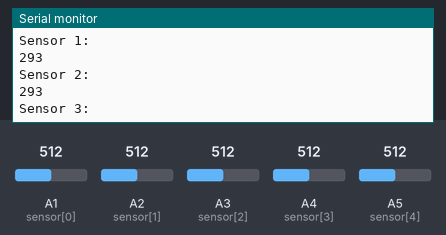
Bench run of a sketch on a simulated Arduino Uno, built with avr-gcc and run on an emulated ATmega328P. Shown: the last lines printed to the serial monitor. Inputs (shaded band) come from the test bench; at power-on: A4 (sensor[3]) = 512, A1 (sensor[0]) = 512, A2 (sensor[1]) = 512, A3 (sensor[2]) = 512, A5 (sensor[4]) = 512.

Above: at 1.2 s.
1.3 s: A4 (sensor[3]) set to 386
At 2.1 s:
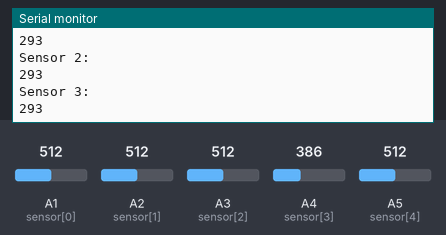
4.3 s: A4 (sensor[3]) set to 359
At 5.0 s:
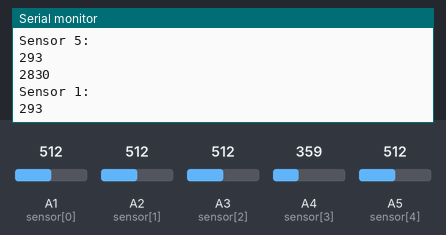
5.8 s: A1 (sensor[0]) set to 381
At 6.5 s:
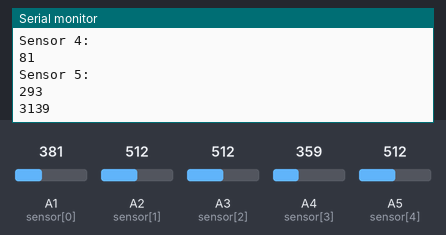
8.8 s: A1 (sensor[0]) set to 362
At 9.4 s:
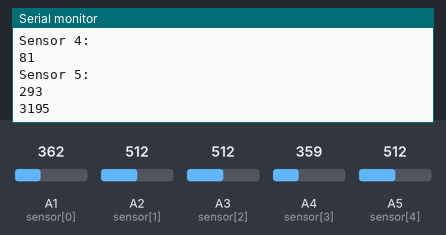
10.3 s: A4 (sensor[3]) set to 299
At 10.9 s:
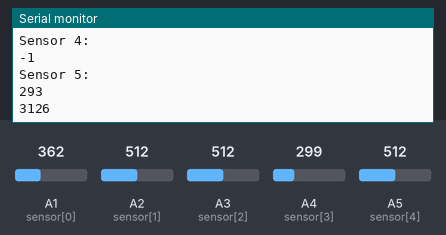
11.8 s: A4 (sensor[3]) set to 276
At 12.4 s:
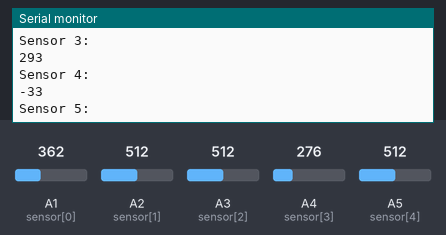
Timing chart, 0 to 14.3 s (numbered marks = the images above; inputs shaded):
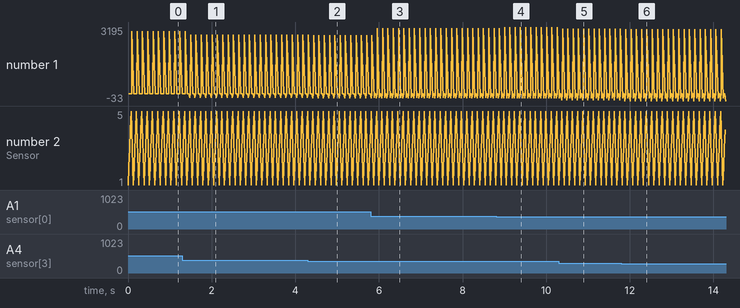

The sketch:

find_setpoint.ino
```cpp
const int sensor[5] = {A1, A2, A3, A4, A5}; // Setting sensor array to analog pins

int sensorReadings[5] = {0, 0, 0, 0, 0}; // For storing sensor readings
long sensorWeighted;
long sensorSum;

int errorValue = 0;


void setup() {
for (int i = 0; i < 5; i++){
    pinMode(sensor[i], INPUT);
}
    Serial.begin(9600);
}

void loop() {
  sensorWeighted = 0L;
  sensorSum = 0L;
  long Position = 0L;

  for (int i = 0; i < 5; i++){
    sensorReadings[i] = map(analogRead(sensor[i]), 300, 1023, 0, 1000);
    sensorWeighted += sensorReadings[i] * (i+1) * 1000L;  // Calculating the weighted version of the sensor readings
    sensorSum += sensorReadings[i]; // Calculating sum of sensor readings
  }
  Position = sensorWeighted/sensorSum;

for(int i = 0; i<5;i++){
  Serial.print("Sensor ");
  Serial.print(i+1);
  Serial.println(": ");
  Serial.println(sensorReadings[i]);
}


  Serial.println(Position);
  delay(100);

}
```

Measured:
- the behaviour switches between 293 and 292 on A4 (sensor[3]) (found by bisection; images 5 and 6)
- after the input at 1.3 s, the serial monitor: prints a new line after 0.17 s (image 1)
- after the input at 4.3 s, the serial monitor: prints a new line after 0.12 s (image 2)
- after the input at 5.8 s, the serial monitor: prints a new line after 0.09 s (image 3)
- after the input at 8.8 s, the serial monitor: prints a new line after 0.13 s (image 4)
- after the input at 10.3 s, the serial monitor: prints a new line after 0.07 s (image 5)
- after the input at 11.8 s, the serial monitor: prints a new line after 0.08 s (image 6)
- plotted number 1: 293 → 118 after the input at 1.3 s, 293 → 3139 after the input at 5.8 s, 3139 → 3195 after the input at 8.8 s, 3195 → 3126 after the input at 10.3 s, 3126 → -33 after the input at 11.8 s
